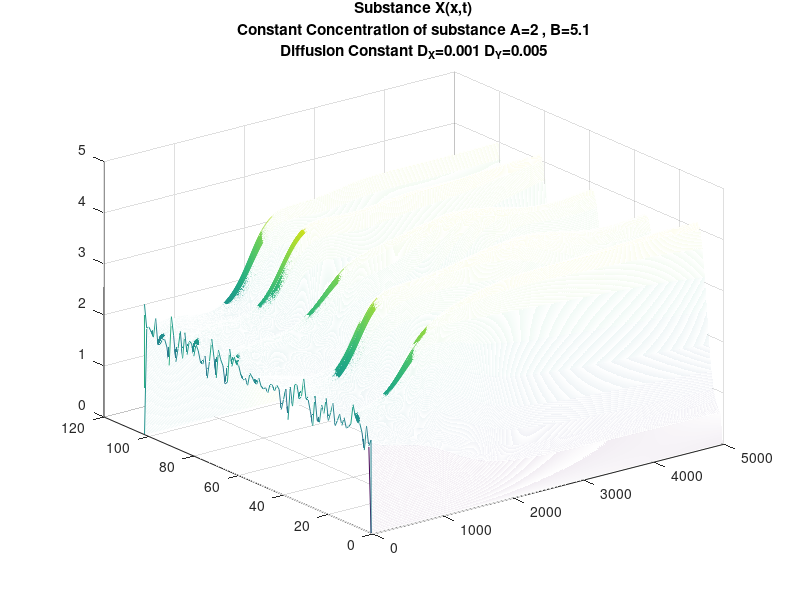
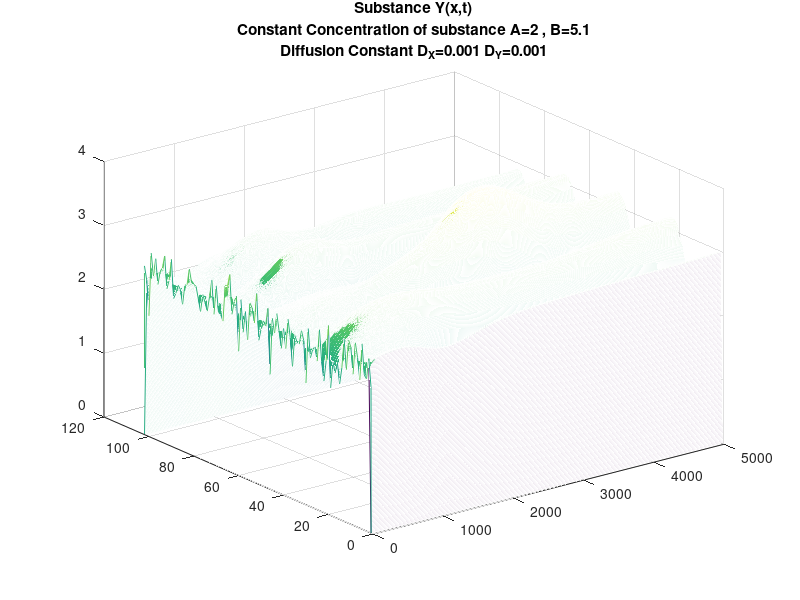

Write the MATLAB code that produced these figures, in order.
% Exercise 10.1 Coupled Non Linear Diffusion
%Prabavathy Rajasekaran (2130757)
% Anjaly Kuriakose(2132537)

clc;
clear all;
close all;

% Initial values
L = 1/2;
Dx = 0.001;
Dy = 0.005;
A = 2;
B = 5.1;
h = L/50;
M = (2*L/h)+2;

tau = h^2/(10*max(Dx,Dy));

N = (10-0)/tau;

X = zeros(M,N);
Y= zeros(M,N);

x = -L-h/2:h:L+h/2;
D = abs(x)<=L; 

X(:,1) =  A + randn(M,1) *A/10;
Y(:,1) =  B/A + randn(M,1) *(B/A)/10;
 
for t1 = 1:N-1
    for x1 = 2:M-1
        S_X= A-(B+1)*X(x1,t1)+X(x1,t1)^2 * Y(x1,t1); % Source term of X
        S_Y = B*X(x1,t1) - X(x1,t1)^2 * Y(x1,t1); % Source term of Y
        X(x1,t1+1) = X(x1,t1) + (tau/h^2)*D(x1+1)*Dx*(X(x1+1,t1)-X(x1,t1)) + (tau/h^2)*D(x1-1)*Dx*(X(x1-1,t1)-X(x1,t1)) + tau*S_X;
        Y(x1,t1+1) = Y(x1,t1) + (tau/h^2)*D(x1+1)*Dy*(Y(x1+1,t1)-Y(x1,t1)) + (tau/h^2)*D(x1-1)*Dy*(Y(x1-1,t1)-Y(x1,t1)) + tau*S_Y;
    end
end


figure;
mesh(X);
title({'Substance X(x,t)', 'Constant Concentration of substance A=2 , B=5.1', 'Diffusion Constant D_X=0.001 D_Y=0.005'});
figure;
mesh(Y);
title({'Substance Y(x,t)', 'Constant Concentration of substance A=2 , B=5.1', ['Diffusion Constant D_X=0.001 D_Y=0.001']});
